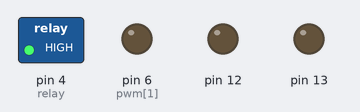
The sketch below on a simulated Arduino Uno, built with avr-gcc and run on an emulated ATmega328P. Shown: switched loads named in the sketch (green lamp = pin HIGH), output pins drawn as LEDs (lit = HIGH).

Above: at 0.1 s.
At 1.1 s:
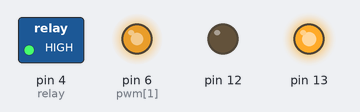
Timing chart, 0 to 2.6 s (numbered marks = the images above):
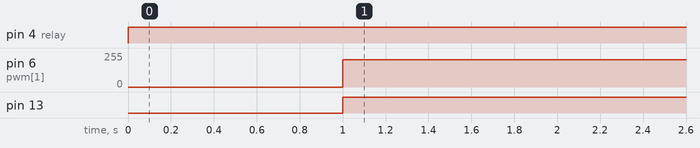

The sketch:

NewCar.ino
```cpp
int pwm[] = {5,6};
int left[] = {10,11};
int right[] = {8,9};
int front = 7;
int relay = 4;
//int spd;

void power(int spd){
  for (int i = 0; i<2; i++){
    analogWrite(pwm[i],spd);
  }
}
void forward(){
//  for (int i = 0; i<1; i++){
    digitalWrite(left[0],HIGH);
    digitalWrite(right[0],HIGH);
//  }
}
void setup() {
  /*
  //pin sets are in pairs
  for (int i = 0; i<2; i++){
    pinMode(pwm[i],OUTPUT);
    pinMode(left[i],OUTPUT);
    pinMode(right[i],OUTPUT);
  }
  pinMode(front,INPUT);
  pinMode(relay,OUTPUT);

 */
  ///power(255);
 // forward();
}


void loop() {
   digitalWrite(relay,HIGH);

 pinMode(6,OUTPUT);
 pinMode(13,OUTPUT);
 pinMode(12,OUTPUT);
 pinMode(relay,OUTPUT);
 delay(1000);
 analogWrite(6,205);
 digitalWrite(13,HIGH);
 digitalWrite(12,LOW);

}
```

Measured:
- by itself, pin 4 (relay): LOW → HIGH at 0.00 s
- by itself, pin 6 (pwm[1]): 0/255 → 205/255 at 1.0 s
- by itself, pin 13: LOW → HIGH at 1.0 s
